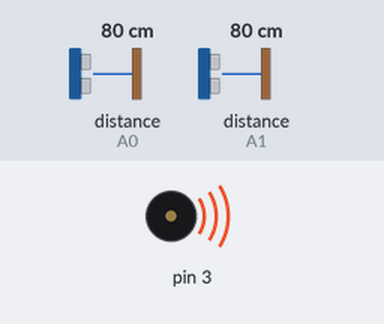
Bench run of a sketch on a simulated Arduino Uno, built with avr-gcc and run on an emulated ATmega328P. On the bench: buzzer (waves = sounding). Inputs (shaded band) come from the test bench; at power-on: distance to the obstacle (sensors on A0, A1) 80 cm.

Above: at 0.2 s.
Timing chart, 0 to 1.7 s (numbered marks = the images above):
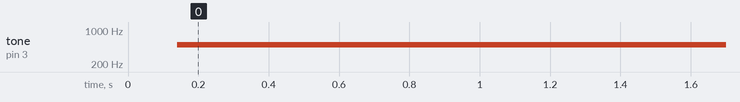

The sketch:

2sensor_edgesensing.ino
```cpp
#include <SharpIR.h>

SharpIR topSensor( SharpIR::GP2Y0A21YK0F, A0 );
int topSensorDistance = 0;

SharpIR bottomSensor( SharpIR::GP2Y0A21YK0F, A1);
int bottomSensorDistance = 0;

void setup() {
  // put your setup code here, to run once:
}

void loop() {
  // put your main code here, to run repeatedly:
  delay(100);

  topSensorDistance = topSensor.getDistance();
  bottomSensorDistance = bottomSensor.getDistance();

  if (topSensorDistance > 55) {
    tone(3, 500);
  } else if (bottomSensorDistance > 55) {
    tone(3, 500);
  } else {
    noTone(3);
  }

}
```

Measured:
- by itself, tone on pin 3: silent → 500 Hz at 0.14 s
